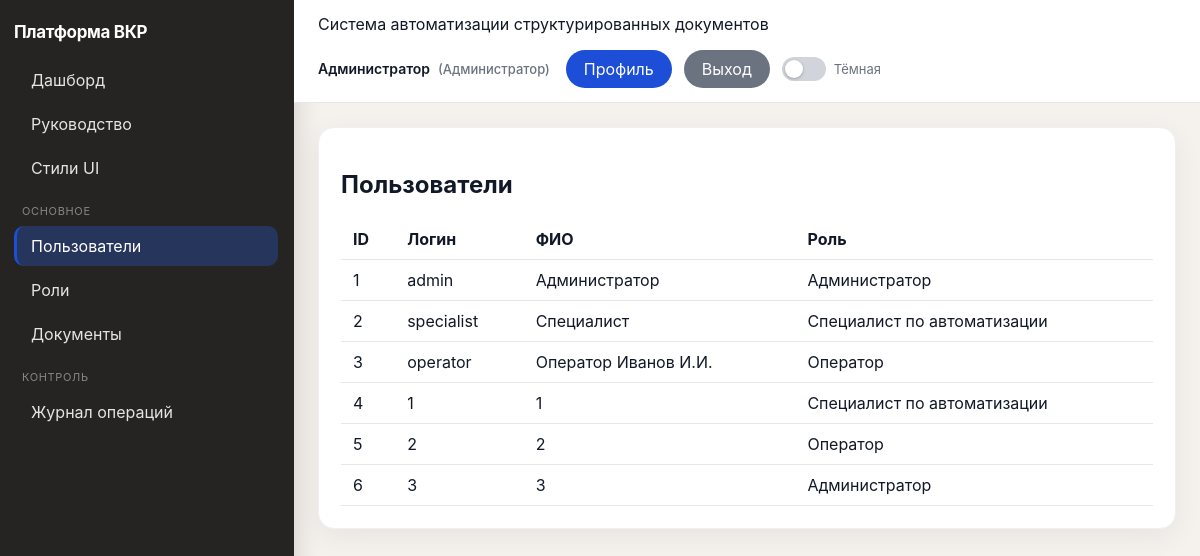
Page /ui/users/ (signed in) on the committed database.
### apps/users/models.py (models this page shows, shortened)
class Users(models.Model):
    user_id = models.BigAutoField(primary_key=True)
    login = models.CharField(max_length=150, unique=True)
    full_name = models.CharField(max_length=255)
    password = models.CharField(max_length=255, default="changeme")
    password_hash = models.CharField(max_length=255, blank=True)
    role_id = models.ForeignKey("roles.Roles", on_delete=models.PROTECT, related_name="users")
    class Meta:
        db_table = "Users"

### apps/roles/models.py (models this page shows, shortened)
class Roles(models.Model):
    role_id = models.BigAutoField(primary_key=True)
    role_name = models.CharField(max_length=50, unique=True)
    description = models.TextField(blank=True)
    class Meta:
        db_table = "Roles"

### apps/users/views.py (the view)
# urls.py: path("ui/users/", UIUserListView.as_view(), name="ui-users"),
class UIUserListView(View):
    def get(self, request):
        user = get_request_user(request)
        if not user or user.role_id.role_name != "ADMIN":
            return redirect("dashboard")
        users = Users.objects.select_related("role_id").all()
        return render(request, "ui/admin/users.html", {"users": users})

### apps/users/context_processors.py (called while the page is built)
def current_enterprise_user(request):
    return {"current_enterprise_user": get_request_user(request)}

### apps/users/permissions.py (called while the page is built)
def get_request_user(request):
    params = getattr(request, "query_params", getattr(request, "GET", {}))
    user_id = request.session.get("user_id") or request.headers.get("X-User-Id") or params.get("user_id")
    if not user_id:
        return None
    try:
        return Users.objects.select_related("role_id").get(user_id=user_id)
    except Users.DoesNotExist:
        return None

### apps/users/templatetags/ui_labels.py (called while the page is built)
@register.filter
def role_ru(value):
    return ROLE_LABELS.get(value, value)

### templates/ui/admin/users.html (shortened to what this page needs)
{% extends "ui/base.html" %}
{% load ui_labels %}
{% block content %}
<h2>Пользователи</h2>
<table>
  <thead><tr><th>ID</th><th>Логин</th><th>ФИО</th><th>Роль</th></tr></thead>
  <tbody>
  {% for u in users %}
    <tr><td>{{ u.user_id }}</td><td>{{ u.login }}</td><td>{{ u.full_name }}</td><td>{{ u.role_id.role_name|role_ru }}</td></tr>
  {% empty %}
    <tr><td colspan="4">Пользователи отсутствуют</td></tr>
  {% endfor %}
  </tbody>
</table>
{% endblock %}

### templates/ui/base.html (shortened to what this page needs)
<!doctype html>
<html lang="ru">
<head>
</head>
{% load ui_labels %}
<body>
<div class="layout">
    <aside class="sidebar">
        <div class="brand">Платформа ВКР</div>
        <nav class="menu">
            <a href="/" class="{% if request.path == '/' %}active{% endif %}">Дашборд</a>
            <a href="/ui/help/" class="{% if '/ui/help/' in request.path %}active{% endif %}">Руководство</a>
            {% if current_enterprise_user %}
            <a href="{% url 'ui-system-styleguide' %}" class="{% if '/ui/system/styleguide' in request.path %}active{% endif %}">Стили UI</a>
                {% if current_enterprise_user.role_id.role_name == "ADMIN" %}
                    <div class="menu-title">Основное</div>
                    <a href="/ui/users/" class="{% if '/ui/users/' in request.path %}active{% endif %}">Пользователи</a>
                    <a href="/ui/roles/" class="{% if '/ui/roles/' in request.path %}active{% endif %}">Роли</a>
                    <a href="/ui/documents/" class="{% if '/ui/documents/' in request.path %}active{% endif %}">Документы</a>
                    <div class="menu-title">Контроль</div>
                    <a href="/ui/logs/" class="{% if '/ui/logs/' in request.path %}active{% endif %}">Журнал операций</a>
                {% endif %}
            {% endif %}
        </nav>
    </aside>
    <main class="main">
        <div class="topbar">
            <div>
                Система автоматизации структурированных документов
            </div>
            <div class="topbar-user">
                {% if current_enterprise_user %}
                    <span class="topbar-user-meta">
                        <strong>{{ current_enterprise_user.full_name }}</strong>
                        <span class="topbar-user-role">({{ current_enterprise_user.role_id.role_name|role_ru }})</span>
                    </span>
                    <div class="topbar-actions">
                        <a href="/profile/" class="btn btn-save btn-pill btn-inline">Профиль</a>
                        <a href="/logout/" class="btn btn-back btn-pill btn-inline">Выход</a>
                        <label class="theme-toggle" title="Тёмная тема">
                            <span class="theme-toggle-track" aria-hidden="true"></span>
                            <span class="theme-toggle-label">Тёмная</span>
                        </label>
                    </div>
                {% else %}
                    <a href="/login/" class="btn btn-save btn-pill">Вход</a>
                {% endif %}
            </div>
        </div>
        <div class="content">
            <div class="panel">
                {% block content %}{% endblock %}
            </div>
        </div>
    </main>
</div>
</body>
</html>

### templates/ui/base.html (style rules this page uses)
:root { --bg: #f5f2ed; --sidebar-bg: #252423; --sidebar-text: #e8e6e3; --card: #ffffff; --border: #e5e7eb; --card-border: #eef0f4; --topbar-bg: #ffffff; --text: #111827; --muted: #6b7280; --save: #1d4ed8; --edit: #c2410c; --delete: #b91c1c; --back: #6b7280; --info: #2563eb; --ok: #16a34a; --warn: #ca8a04; --err: #dc2626; --link: #2563eb; --row-hover: #f8fafc; --input-bg: #ffffff; --input-border: #d1d5db; --field-border: #f1f5f9; --readonly-bg: #f8fafc; --readonly-text: #334155; --panel-shadow: rgba(15, 23, 42, 0.06); --card-shadow: rgba(15, 23, 42, 0.05); --toggle-track: #d1d5db; --toggle-thumb: #ffffff; --inset-bg: #fafafa; }
body { font-family: -apple-system, BlinkMacSystemFont, "Segoe UI", sans-serif; margin: 0; background:var(--bg); color:var(--text); transition: background .2s, color .2s; }
.layout { display:flex; min-height: 100vh; }
.sidebar { width:264px; background:var(--sidebar-bg); color:var(--sidebar-text); padding:22px 16px 22px 14px; box-shadow: 4px 0 24px rgba(0,0,0,.12); }
.brand { font-weight:700; margin-bottom:18px; letter-spacing:-0.02em; color:#fff; font-size:17px; }
.menu-title { margin:16px 0 8px 8px; color:rgba(255,255,255,.45); font-size:11px; text-transform:uppercase; letter-spacing:.06em; }
.menu a { display:block; padding:10px 12px 10px 14px; text-decoration:none; color:rgba(255,255,255,.88); border-radius:10px; margin-bottom:4px; transition: background .15s; border-left:3px solid transparent; }
.menu a.active { background:rgba(37,99,235,.28); border-left-color:var(--save); color:#fff; }
.main { flex:1; }
.topbar { background:var(--topbar-bg); border-bottom:1px solid var(--border); padding:14px 24px; display:flex; justify-content:space-between; align-items:center; gap:16px; flex-wrap:wrap; transition: background .2s, border-color .2s; }
.topbar-user { display:flex; align-items:center; gap:12px 16px; flex-wrap:wrap; justify-content:flex-end; }
.topbar-user-meta { font-size:14px; line-height:1.35; }
.topbar-user-meta strong { font-weight:600; }
.topbar-user-role { color:var(--muted); font-size:13px; font-weight:500; margin-left:4px; }
.topbar-actions { display:inline-flex; align-items:center; gap:8px; flex-wrap:wrap; }
.theme-toggle { display:inline-flex; align-items:center; gap:8px; cursor:pointer; user-select:none; margin:0; }
.theme-toggle-track { width:44px; height:24px; background:var(--toggle-track); border-radius:999px; position:relative; transition: background .2s; flex-shrink:0; }
.theme-toggle-track::after { content:""; position:absolute; width:18px; height:18px; background:var(--toggle-thumb); border-radius:50%; top:3px; left:3px; transition: transform .2s, background .2s; box-shadow:0 1px 3px rgba(0,0,0,.25); }
.theme-toggle-label { font-size:13px; color:var(--muted); white-space:nowrap; }
.content { padding:24px; }
.panel { background:var(--card); border-radius:16px; padding:22px; box-shadow:0 8px 30px var(--panel-shadow); border:1px solid var(--card-border); transition: background .2s, border-color .2s, box-shadow .2s; }
table { width:100%; border-collapse: collapse; }
th, td { text-align:left; padding:10px 12px; border-bottom:1px solid var(--border); }
.btn { display:inline-block; padding:10px 16px; color:#fff; text-decoration:none; text-align:center; }
.btn-save { background:var(--save); }
.btn-back { background:var(--back); color:#fff; }
.btn-inline { width:auto; margin:0 4px 0 0; }
.btn-pill { border-radius: 999px; padding: 9px 18px; }

### rows in the picture
Users: full_name "Администратор", role_id.role_name|role_ru "Администратор", user_id "1", login "admin"
Users: user_id "2", login "specialist", full_name "Специалист", role_id.role_name|role_ru "Специалист по автоматизации"
Users: user_id "3", login "operator", full_name "Оператор Иванов И.И.", role_id.role_name|role_ru "Оператор"
Users: user_id "4", login "1", full_name "1", role_id.role_name|role_ru "Специалист по автоматизации"
Users: user_id "5", login "2", full_name "2", role_id.role_name|role_ru "Оператор"
Users: user_id "6", login "3", full_name "3", role_id.role_name|role_ru "Администратор"
